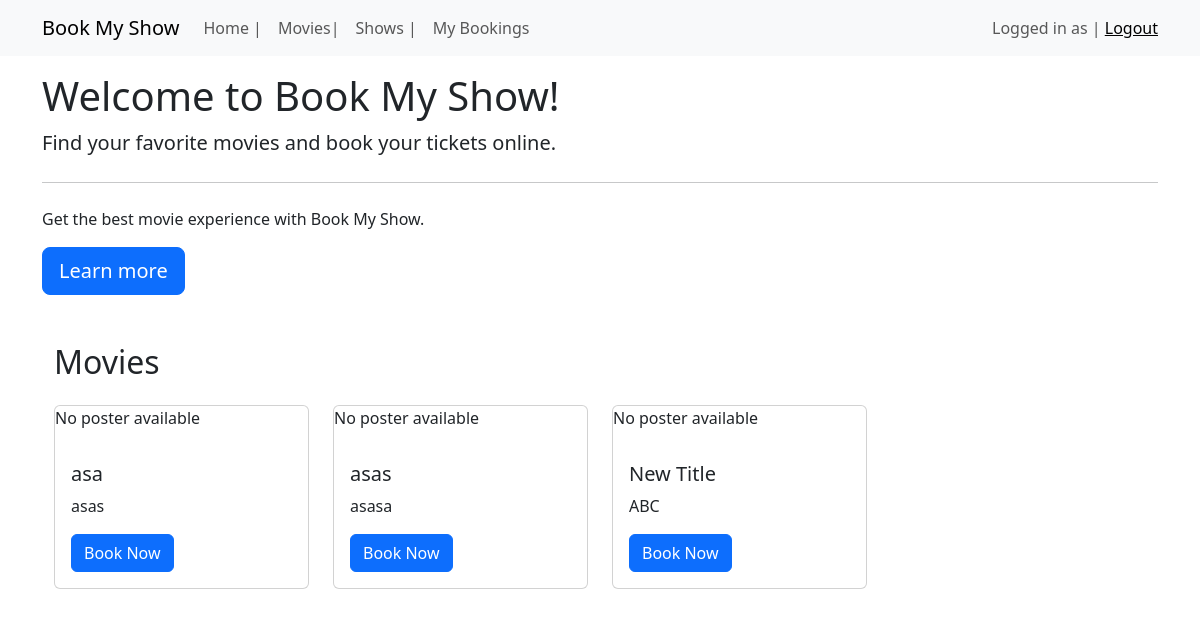
The page / on the database its author committed.
### application/models.py (models this page shows, shortened)
class Movie(db.Model):
    id = db.Column(db.Integer, primary_key=True)
    name = db.Column(db.String(100), nullable=False)
    genre = db.Column(db.String(100), nullable=False)
    director = db.Column(db.String(100), nullable=False)
    cast = db.Column(db.String(1000), nullable=False)
    synopsis = db.Column(db.Text, nullable=False)
    duration = db.Column(db.Integer, nullable=False)
    release_date = db.Column(db.Text)
    rating = db.Column(db.Float, nullable=False)
    poster = db.Column(db.String(100))
    bookings = db.relationship('Booking', backref='movie', lazy=True)
    comments = db.relationship('Comment', backref='movie', lazy=True)
    likes = db.relationship('Like', backref='movie', lazy=True)
    showtimes = db.relationship('Showtime', backref='movie', lazy=True)

### application/controllers.py (the view)
@app.route("/", methods=["GET", "POST"])
def home():
    movies = Movie.query.all()
    return render_template('home.html', movies=movies)

### templates/home.html (shortened to what this page needs)
{% extends "base.html" %}
{% block content %}
<div class="jumbotron">
  <h1>Welcome to Book My Show!</h1>
  <p class="lead">Find your favorite movies and book your tickets online.</p>
  <hr class="my-4">
  <p>Get the best movie experience with Book My Show.</p>
  <a class="btn btn-primary btn-lg" href="#" role="button">Learn more</a>
</div>
<section id="movies" class="mt-5">
  <div class="container">
    <h2 class="mb-4">Movies</h2>
    <div class="row">
      {% for movie in movies %}
      <div class="col-md-3">
        <div class="card mb-4">
            {% if movie.poster %}
            <img src="{{ url_for('static', filename='images/' + movie.poster) }}" alt="Movie Poster">
            {% else %}
            <p>No poster available</p>
            {% endif %}
          <div class="card-body">
            <h5 class="card-title">{{ movie.name }}</h5>
            <p class="card-text">{{ movie.synopsis }}</p>
            <a href="{{ url_for('book_tickets', movie_id=movie.id) }}" class="btn btn-primary">Book Now</a>
          </div>
        </div>
      </div>
      {% endfor %}
    </div>
  </div>
</section>
{% endblock %}

### rows shown on the page
Movie: shows "No poster available", name "asa", synopsis "asas"
Movie: shows "No poster available", name "asas", synopsis "asasa"
Movie: shows "No poster available", name "New Title", synopsis "ABC"
